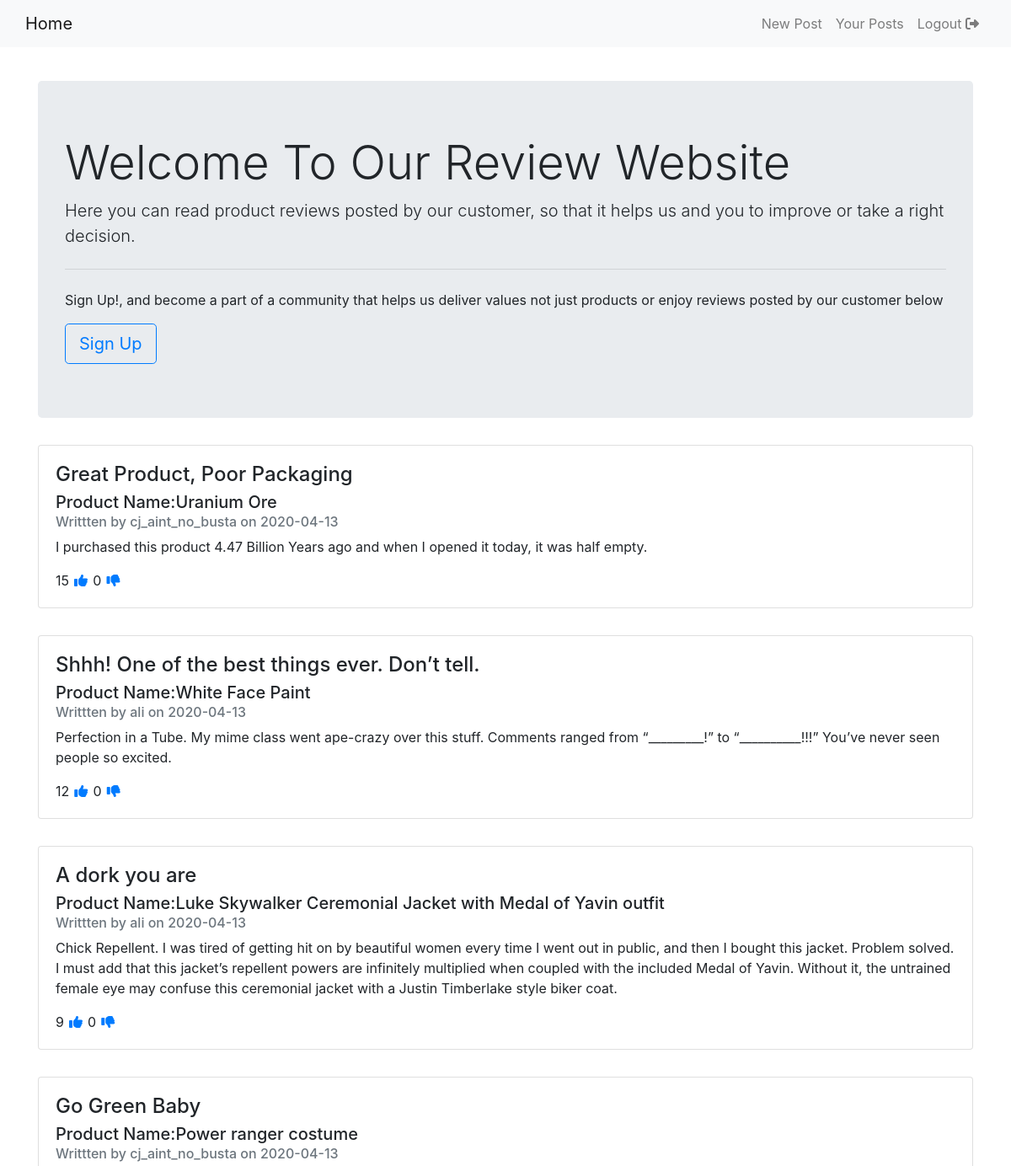
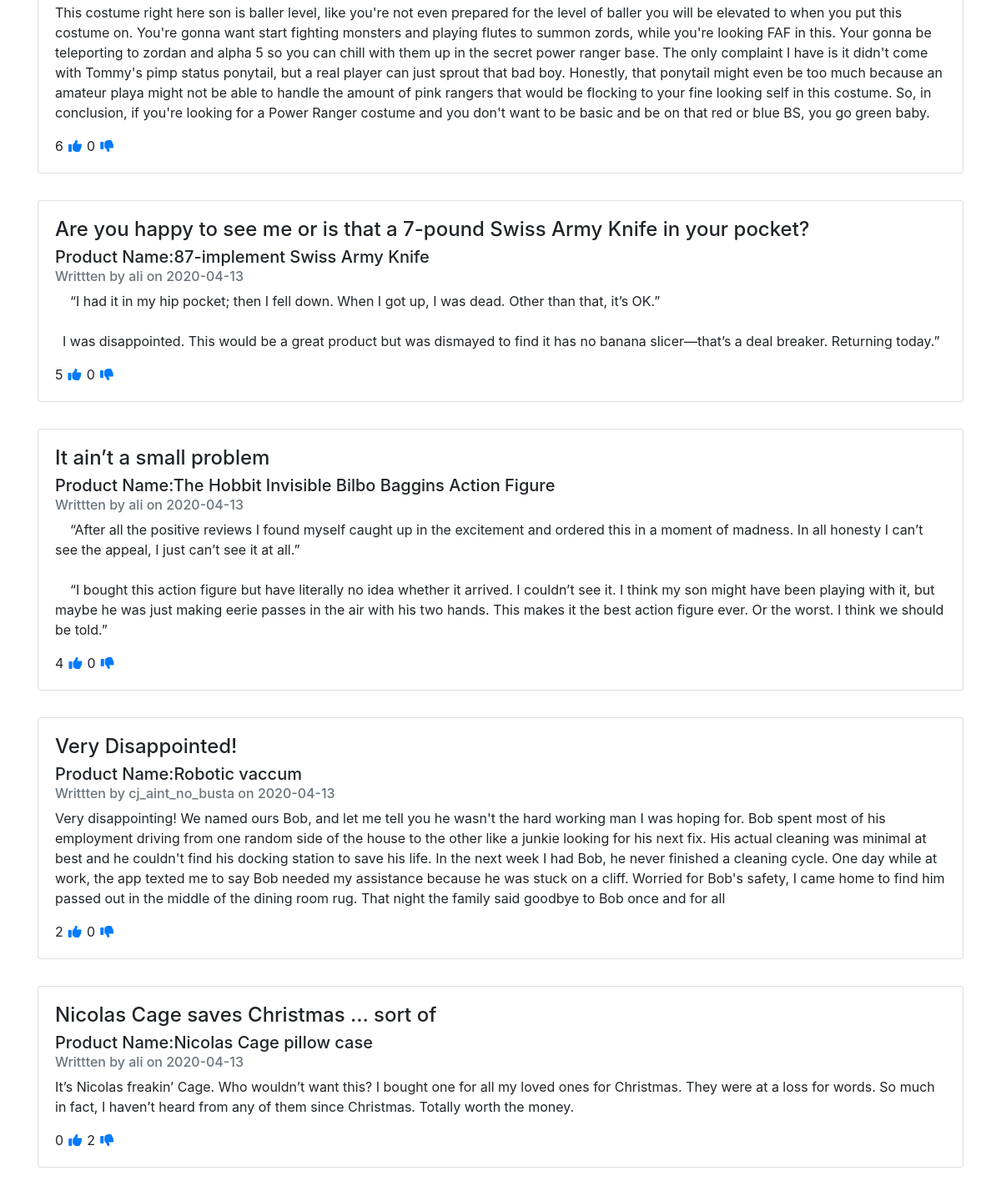
Screenshot of / (signed in) with the database file from the repository (2 pictures, top to bottom).
### app.py (models this page shows, shortened)
class Review(db.Model):
    id = db.Column(db.Integer, primary_key=True)
    title = db.Column(db.String(200), nullable=False)
    product_name = db.Column(db.String(200), nullable=False)
    content = db.Column(db.Text, nullable=False)
    date_posted = db.Column(db.DateTime, nullable=False, default=datetime.utcnow)
    user_id=db.Column(db.Integer,db.ForeignKey("user.id"), nullable=False)
    upvotes=db.Column(db.Integer,default=0)
    downvotes=db.Column(db.Integer, default=0)

class User(db.Model, UserMixin):
    id=db.Column(db.Integer,primary_key=True)
    username=db.Column(db.String(20),unique=True, nullable=False)
    email=db.Column(db.String(120), unique=True, nullable=False)
    password=db.Column(db.String(60), nullable=False)
    reviews=db.relationship("Review",backref="author",lazy=True)

### app.py (the view)
@app.route('/')
def home():
    reviews=Review.query.order_by(Review.upvotes.desc())
    return render_template("index.html",reviews=reviews)

### app.py (called while the page is built)
@login_manager.user_loader
def load_user(user_id):
    return User.query.get(int(user_id))

### templates/index.html (shortened to what this page needs)
{% extends "base.html" %}
{% block body %}
<div class="jumbotron">
    <h1 class="display-4">Welcome To Our Review Website</h1>
    <p class="lead">Here you can read product reviews posted by our customer, so that it helps us and you to improve or
         take a right decision.
    </p>
    <hr class="my-4">
    <p>Sign Up!, and become a part of a community that helps us deliver values not just products or enjoy reviews posted by our customer below</p>
    <a class="btn btn-outline-primary btn-lg" href="{{url_for('register')}}" role="button">Sign Up</a>
  </div>
{% for review in reviews %}
<div class="card bd-highlight" id=box style=" margin-bottom:2rem;">
    <div class="card-body">
        <div class="d-flex">
            <h4 class="card-title flex-grow-1">{{ review.title}}</h4>
        </div>
        <h5 class="card-subtitle mb-2">Product Name:{{ review.product_name}}</h5>
        <h6 class="card-subtitle mb-2 text-muted">Writtten by {{ review.author.username }} on {{ review.date_posted.strftime('%Y-%m-%d') }}</h6>
        <p class="card-text block-quote" style="white-space:pre-wrap">{{ review.content }}</p>
        {{review.upvotes}} <a style="margin:0px 0.1rem;" href="/home/upvotes/{{ review.id }}">   <i class="fas fa-thumbs-up"> </i></a>
        {{ review.downvotes }}
        <a style="margin-left:0.1rem;" class=""href="/home/downvotes/{{ review.id }}">  <i class="fas fa-thumbs-down"></i></a>
    </div>
</div>
{% endfor %}
{% endblock %}

### static/css/main.css (style rules this page uses)
body { padding-top:6rem; }

### rows the page displays
Review: title "Great Product, Poor Packaging", product_name "Uranium Ore", author.username "cj_aint_no_busta", date_posted "2020-04-13", content "I purchased this product 4.47 Billion Years ago and when I opened it today, it was half empty.", upvotes "15", downvotes "0"
Review: title "Shhh! One of the best things ever. Don’t tell.", product_name "White Face Paint", author.username "ali", date_posted "2020-04-13", content "Perfection in a Tube. My mime class went ape-crazy over this stuff. Comments ranged from “_________!” to “__________!!!” You’ve never seen people so excited.", upvotes "12", downvotes "0"
Review: title "A dork you are", product_name "Luke Skywalker Ceremonial Jacket with Medal of Yavin outfit", author.username "ali", date_posted "2020-04-13", content "Chick Repellent. I was tired of getting hit on by beautiful women every time I went out in public, and then I bought this jacket. Problem solved. I must add that this jacket’s repellent powers are infinitely multiplied when coupled with the included Medal of Yavin. Without it, the untrained female eye may confuse this ceremonial jacket with a Justin Timberlake style biker coat.", upvotes "9", downvotes "0"
Review: title "Go Green Baby", product_name "Power ranger costume", author.username "cj_aint_no_busta", date_posted "2020-04-13", content "This costume right here son is baller level, like you're not even prepared for the level of baller you will be elevated to when you put this costume on. You're gonna want start fighting monsters and playing flutes to summon zords, while you're looking FAF in this. Your gonna be teleporting to zordan and alpha 5 so you can chill with them up in the secret power ranger base. The only complaint I have is it didn't come with Tommy's pimp status ponytail, but a real player can just sprout that bad boy. Honestly, that ponytail might even be too much because an amateur playa might not be able to handle the amount of pink rangers that would be flocking to your fine looking self in this costume. So,…", upvotes "6", downvotes "0"
Review: title "Are you happy to see me or is that a 7-pound Swiss Army Knife in your pocket?", product_name "87-implement Swiss Army Knife", author.username "ali", date_posted "2020-04-13", content "“I had it in my hip pocket; then I fell down. When I got up, I was dead. Other than that, it’s OK.” I was disappointed. This would be a great product but was dismayed to find it has no banana slicer—that’s a deal breaker. Returning today.”", upvotes "5", downvotes "0"
Review: title "It ain’t a small problem", product_name "The Hobbit Invisible Bilbo Baggins Action Figure", author.username "ali", date_posted "2020-04-13", content "“After all the positive reviews I found myself caught up in the excitement and ordered this in a moment of madness. In all honesty I can’t see the appeal, I just can’t see it at all.” “I bought this action figure but have literally no idea whether it arrived. I couldn’t see it. I think my son might have been playing with it, but maybe he was just making eerie passes in the air with his two hands. This makes it the best action figure ever. Or the worst. I think we should be told.”", upvotes "4", downvotes "0"
Review: title "Very Disappointed!", product_name "Robotic vaccum", author.username "cj_aint_no_busta", date_posted "2020-04-13", content "Very disappointing! We named ours Bob, and let me tell you he wasn't the hard working man I was hoping for. Bob spent most of his employment driving from one random side of the house to the other like a junkie looking for his next fix. His actual cleaning was minimal at best and he couldn't find his docking station to save his life. In the next week I had Bob, he never finished a cleaning cycle. One day while at work, the app texted me to say Bob needed my assistance because he was stuck on a cliff. Worried for Bob's safety, I came home to find him passed out in the middle of the dining room rug. That night the family said goodbye to Bob once and for all", upvotes "2", downvotes "0"
Review: title "Nicolas Cage saves Christmas … sort of", product_name "Nicolas Cage pillow case", author.username "ali", date_posted "2020-04-13", content "It’s Nicolas freakin’ Cage. Who wouldn’t want this? I bought one for all my loved ones for Christmas. They were at a loss for words. So much in fact, I haven’t heard from any of them since Christmas. Totally worth the money.", upvotes "0", downvotes "2"
